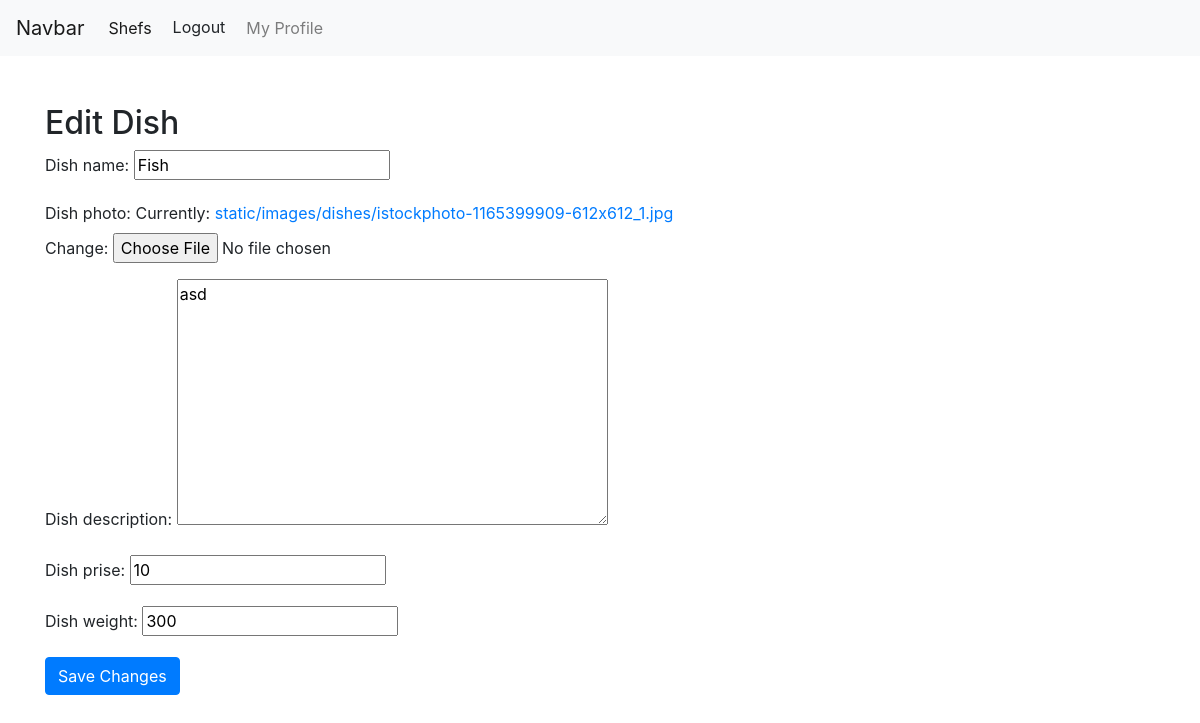
Page /food-items/edit_dish/1 (signed in) on the committed database.
### dishes/models.py (models this page shows, shortened)
class Dishes(models.Model):
    dish_name = models.CharField(max_length=100)
    dish_photo = models.ImageField(upload_to="static/images/dishes/")
    dish_description = models.TextField()
    chef = models.ForeignKey(Shefs, on_delete=models.CASCADE, related_name="dishes")
    dish_prise = models.IntegerField()
    dish_weight = models.IntegerField()

### main/views.py (the view)
# urls.py: path("food-items/edit_dish/<int:dish_id>", views.edit_dish, name="edit_dish"),
@login_required
def edit_dish(request, dish_id):
    dish = get_object_or_404(Dishes, id=dish_id)
    if request.method == "POST":
        form = EditDish(request.POST, request.FILES, instance=dish)
        if form.is_valid():
            form.save()
            return redirect("all_food_items")
    else:
        form = EditDish(instance=dish)
    return render(request, "edit_dish.html", {"form": form, "dish": dish})

### main/forms.py
class EditDish(ModelForm):
    class Meta:
        model = Dishes
        fields = ["dish_name", "dish_photo", "dish_description", "dish_prise", "dish_weight"]

### templates/edit_dish.html (shortened to what this page needs)
{% extends 'base.html' %}
{% block content %}
<div class="container mt-5">
    <h2>Edit Dish</h2>
    <form method="post" enctype="multipart/form-data">
        {{ form.as_p }}
        <button type="submit" class="btn btn-primary">Save Changes</button>
    </form>
</div>
{% endblock content %}

### rows in the picture
Dishes: dish_name "Fish", dish_description "asd", dish_prise "10", dish_weight "300"
